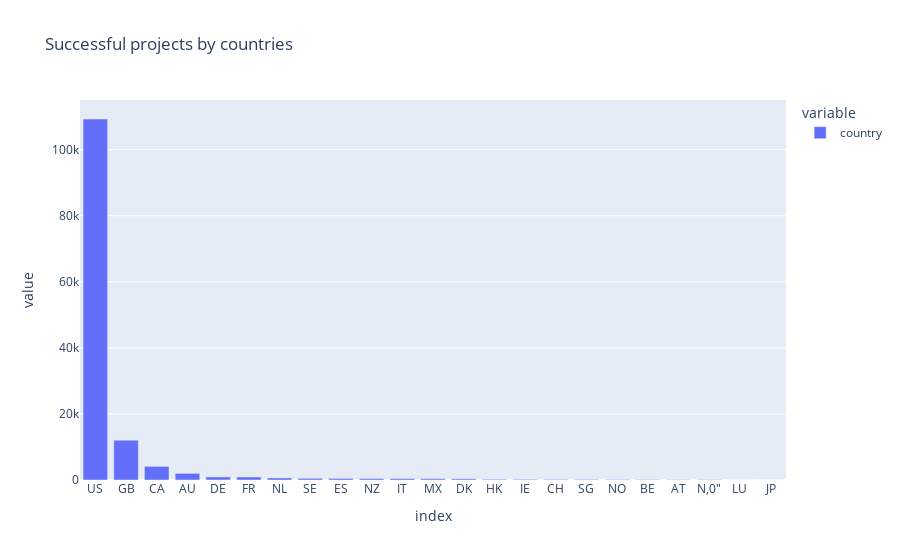

Notebook cell for this chart:
### Code cell
px.bar(df[df.state == 'successful'].country.value_counts(), title = 'Successful projects by countries')

### Figure 1 — Plotly figure (JSON) as saved in the notebook; plotly's stock layout.template omitted (floating-point values rounded to 4 significant figures)
{"data": [{"alignmentgroup": "True", "hovertemplate": "variable=country<br>index=%{x}<br>value=%{y}<extra></extra>", "legendgroup": "country", "marker": {"color": "#636efa"}, "name": "country", "offsetgroup": "country", "orientation": "v", "showlegend": true, "textposition": "auto", "type": "bar", "x": ["US", "GB", "CA", "AU", "DE", "FR", "NL", "SE", "ES", "NZ", "IT", "MX", "DK", "HK", "IE", "CH", "SG", "NO", "BE", "AT", "N,0\"", "LU", "JP"], "xaxis": "x", "y": [109299, 12067, 4134, 2010, 937, 908, 617, 509, 492, 448, 439, 396, 360, 216, 207, 187, 178, 162, 152, 107, 105, 19, 7], "yaxis": "y"}], "layout": {"barmode": "relative", "legend": {"title": {"text": "variable"}, "tracegroupgap": 0}, "title": {"text": "Successful projects by countries"}, "xaxis": {"anchor": "y", "domain": [0, 1], "title": {"text": "index"}}, "yaxis": {"anchor": "x", "domain": [0, 1], "title": {"text": "value"}}}}
